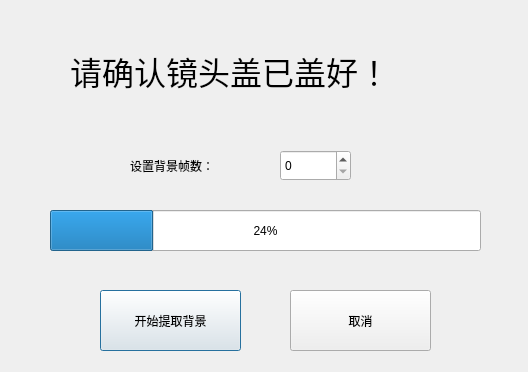
<?xml version="1.0" encoding="UTF-8"?>
<ui version="4.0">
 <class>SubbgDlg</class>
 <widget class="QDialog" name="SubbgDlg">
  <property name="geometry">
   <rect>
    <x>0</x>
    <y>0</y>
    <width>528</width>
    <height>372</height>
   </rect>
  </property>
  <property name="font">
   <font>
    <pointsize>9</pointsize>
   </font>
  </property>
  <property name="windowTitle">
   <string>背景提取</string>
  </property>
  <widget class="QLabel" name="label">
   <property name="geometry">
    <rect>
     <x>70</x>
     <y>30</y>
     <width>401</width>
     <height>81</height>
    </rect>
   </property>
   <property name="font">
    <font>
     <pointsize>24</pointsize>
    </font>
   </property>
   <property name="text">
    <string>请确认镜头盖已盖好！</string>
   </property>
  </widget>
  <widget class="QSpinBox" name="spinBox">
   <property name="geometry">
    <rect>
     <x>280</x>
     <y>150</y>
     <width>71</width>
     <height>31</height>
    </rect>
   </property>
  </widget>
  <widget class="QLabel" name="label_2">
   <property name="geometry">
    <rect>
     <x>130</x>
     <y>140</y>
     <width>121</width>
     <height>51</height>
    </rect>
   </property>
   <property name="text">
    <string>设置背景帧数：</string>
   </property>
  </widget>
  <widget class="QPushButton" name="btnOK">
   <property name="geometry">
    <rect>
     <x>100</x>
     <y>290</y>
     <width>141</width>
     <height>61</height>
    </rect>
   </property>
   <property name="text">
    <string>开始提取背景</string>
   </property>
  </widget>
  <widget class="QPushButton" name="btnCancel">
   <property name="geometry">
    <rect>
     <x>290</x>
     <y>290</y>
     <width>141</width>
     <height>61</height>
    </rect>
   </property>
   <property name="text">
    <string>取消</string>
   </property>
  </widget>
  <widget class="QProgressBar" name="progressBar">
   <property name="geometry">
    <rect>
     <x>50</x>
     <y>210</y>
     <width>431</width>
     <height>41</height>
    </rect>
   </property>
   <property name="value">
    <number>24</number>
   </property>
  </widget>
 </widget>
 <resources/>
 <connections/>
</ui>
